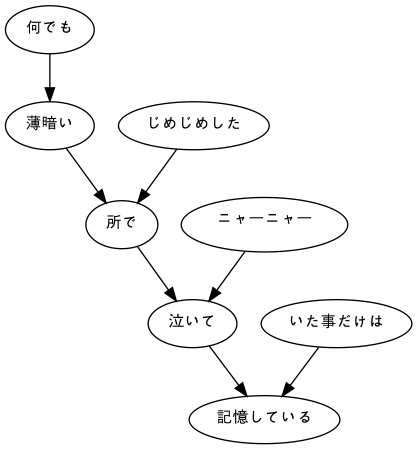

Recreate this plot in Python.
import re
import functools
import pydot

class Morph:
    def __init__(self, surface, base, pos, pos1):
        self.surface = surface
        self.base = base
        self.pos = pos
        self.pos1 = pos1

    def m_list(self):
        return [self.surface, self.base, self.pos, self.pos1]


class Chunk:
    def __init__(self, number, dst):
        self.number = number
        self.morph = []
        self.dst = dst
        self.srcs = []

    def print(self):
        print(self.number)
        print([x.m_list() for x in self.morph])
        print(self.dst, self.srcs)
        print()

    def m_cut(self):
        seq = filter(lambda x: x.pos != '記号', self.morph)
        return functools.reduce(lambda x, y: x + y.surface, seq, '')


def analyze():
    article = []
    sentence = []
    chunk = None

    with open('neko.txt.cabocha', 'r', encoding='utf8') as f:
        for line in f:
            words = re.split(r'\t|\n|,| ', line)
            if line[0] == '*':
                num = int(words[1])
                dest_num = int(words[2].rstrip("D"))
                chunk = Chunk(num, dest_num)
                sentence.append(chunk)
            elif words[0] == 'EOS':
                if sentence:
                    for idx, c in enumerate(sentence, 0):
                        sentence[c.dst].srcs.append(idx)
                    article.append(sentence)
                sentence = []
            else:
                chunk.morph.append(Morph(
                    words[0],
                    words[7],
                    words[1],
                    words[2]
                )
            )
    return article

def contains(chunk, pos):
    return any(m.pos == pos for m in chunk.morph)

def ntov(article):
    for sentence in article:
        for chunk in sentence:
            if chunk.dst >= 0 and contains(chunk, '名詞'):
                target = sentence[chunk.dst]
                if contains(target, '動詞'):
                    yield chunk, target


def print_tab(wr, noun, verb):
    s = noun.m_cut()
    if s != '':
        t = verb.m_cut()
        wr.write("{}\t{}\n".format(s, t))

def dot(sentence):
    edges = []
    for chunk in sentence:
        if chunk.dst >= 0:
            edges.append(
                (chunk.m_cut(), sentence[chunk.dst].m_cut()))
    return edges


def main():
    graph = pydot.Dot(graph_type='digraph')
    graph.set_node_defaults(fontname='AppleGothic', fontsize='12')

    article = analyze()
    for s, t in dot(article[4]):
        graph.add_edge(pydot.Edge(s, t))
    graph.write_png('py44.png')


if __name__ == "__main__":
    main()
